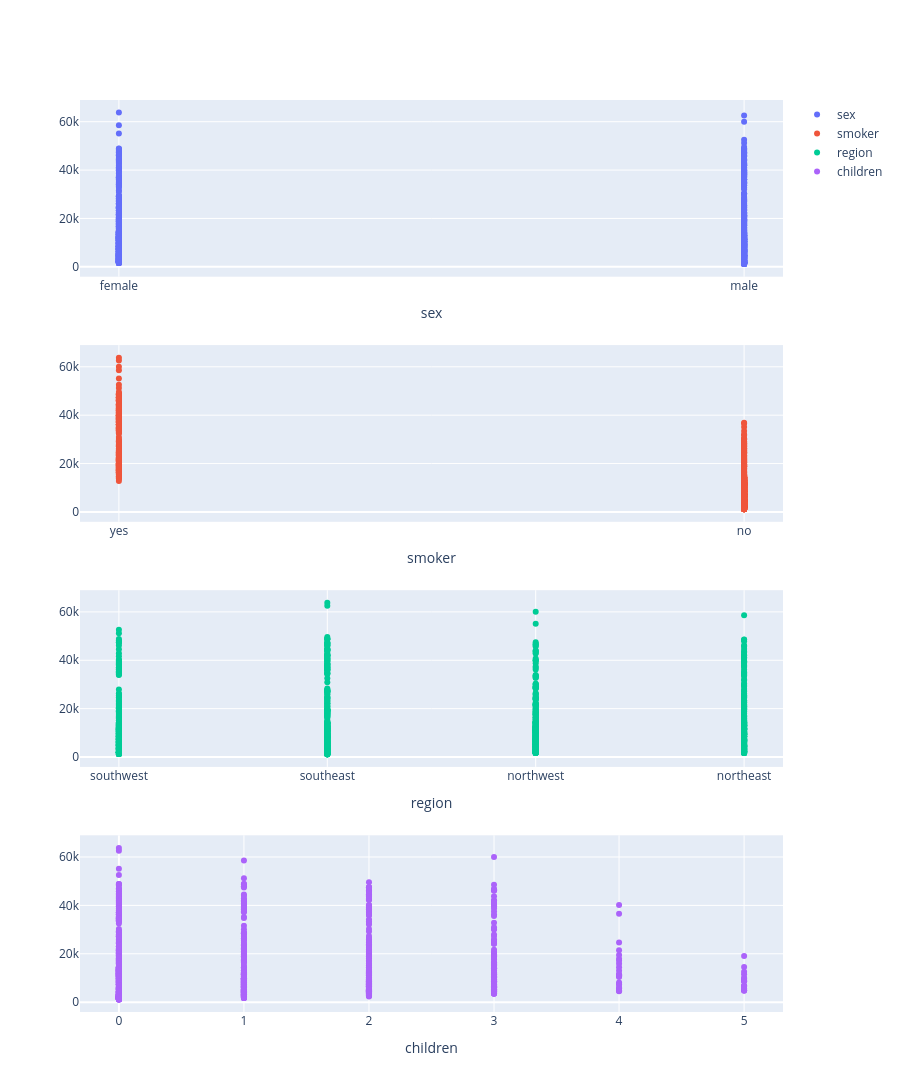

The code cell stored with this chart in its notebook:
### Code cell
plot_univariate_categorical(
    X[['sex','smoker','region','children']],
    y
)

### Figure 1 — Plotly figure (JSON) as saved in the notebook; plotly's stock layout.template omitted (floating-point values rounded to 4 significant figures; data arrays with more than 128 entries replaced by an {"elided": "..."} marker saying what was removed)
{"data": [{"mode": "markers", "name": "sex", "type": "scatter", "x": {"elided": "1338 str values"}, "xaxis": "x", "y": {"elided": "1338 float values"}, "yaxis": "y"}, {"mode": "markers", "name": "smoker", "type": "scatter", "x": {"elided": "1338 str values"}, "xaxis": "x2", "y": {"elided": "1338 float values"}, "yaxis": "y2"}, {"mode": "markers", "name": "region", "type": "scatter", "x": {"elided": "1338 str values"}, "xaxis": "x3", "y": {"elided": "1338 float values"}, "yaxis": "y3"}, {"mode": "markers", "name": "children", "type": "scatter", "x": {"elided": "1338 int values"}, "xaxis": "x4", "y": {"elided": "1338 float values"}, "yaxis": "y4"}], "layout": {"height": 1200, "xaxis": {"anchor": "y", "domain": [0, 1], "title": {"text": "sex"}}, "xaxis2": {"anchor": "y2", "domain": [0, 1], "title": {"text": "smoker"}}, "xaxis3": {"anchor": "y3", "domain": [0, 1], "title": {"text": "region"}}, "xaxis4": {"anchor": "y4", "domain": [0, 1], "title": {"text": "children"}}, "yaxis": {"anchor": "x", "domain": [0.8063, 1]}, "yaxis2": {"anchor": "x2", "domain": [0.5375, 0.7312]}, "yaxis3": {"anchor": "x3", "domain": [0.2687, 0.4625]}, "yaxis4": {"anchor": "x4", "domain": [0, 0.1938]}}}
